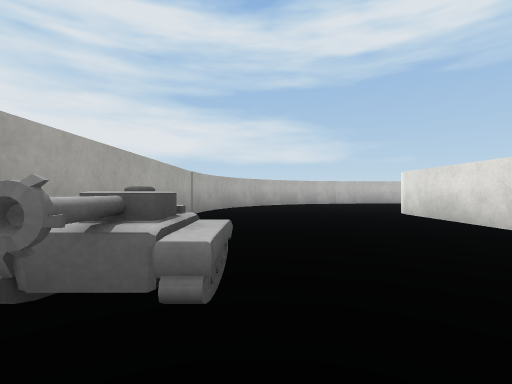
[1] (above)

21 first-person views from a walk through a scene from a Unity 3-D project. The camera is 0.51 m above the floor, looks level and sees 85° across. The floor is counted in squares, 1 m on a side. Each view is taken from the middle of a square. On the plan, view 1 faces up. The plan holds only what a view shows up to about 9 squares ahead; the rest is blank. The place goes on beyond the plan. The player character is not drawn. Surface patterns are stand-ins for the level's own textures.

[2]
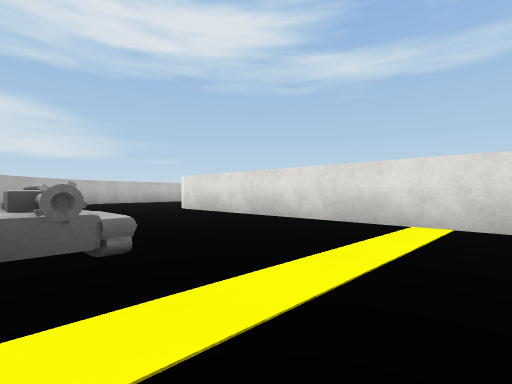

[3]
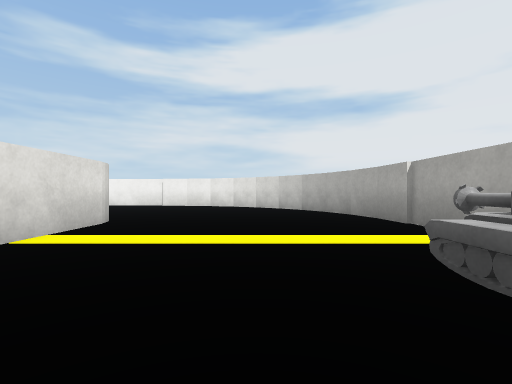

[4]
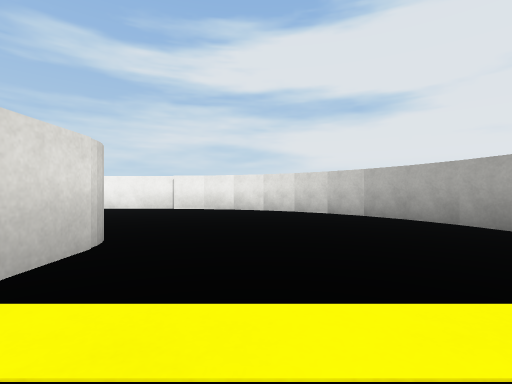

[5]
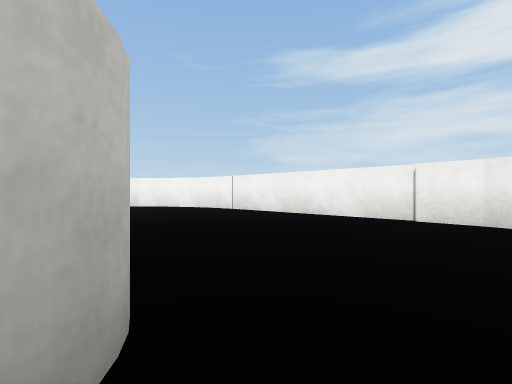

[6]
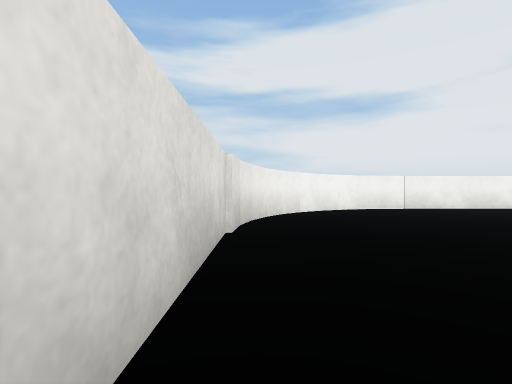

[7]
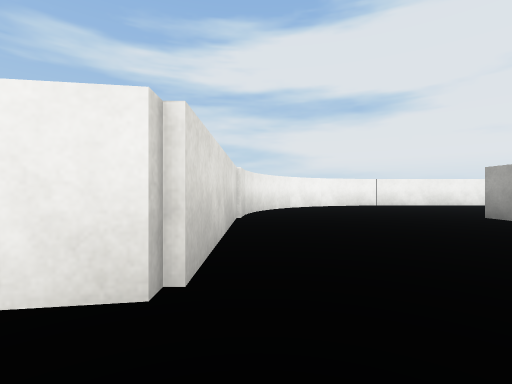

[8]
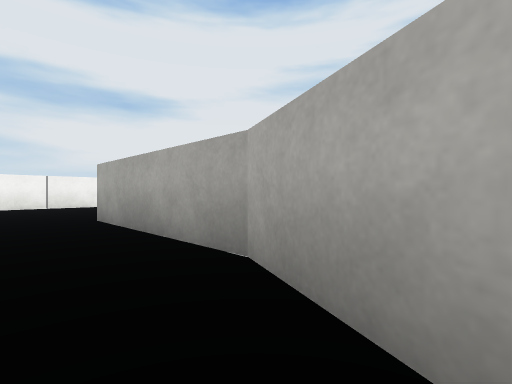

[9]
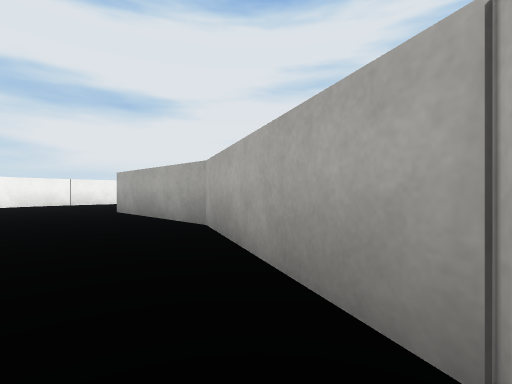

[10]
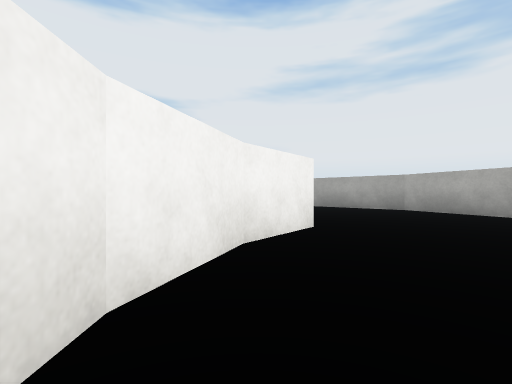

[11]
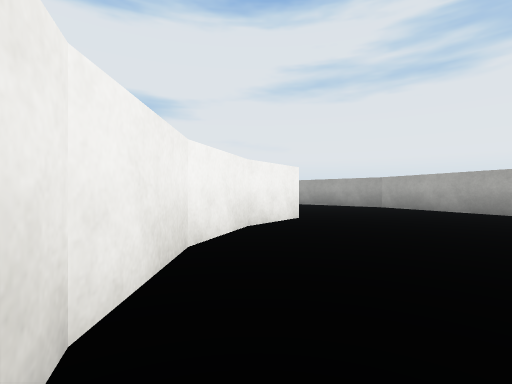

[12]
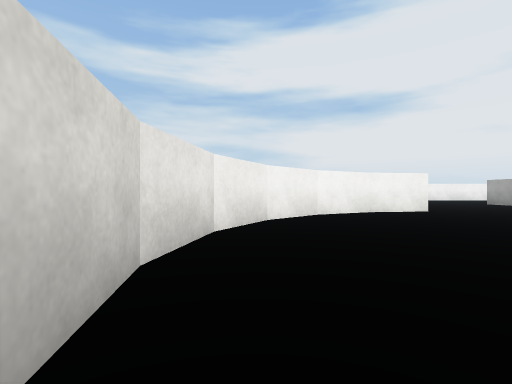

[13]
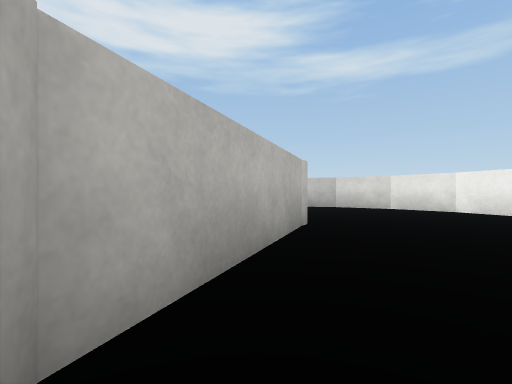

[14]
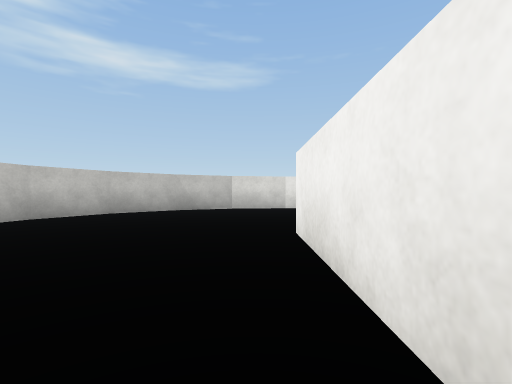

[15]
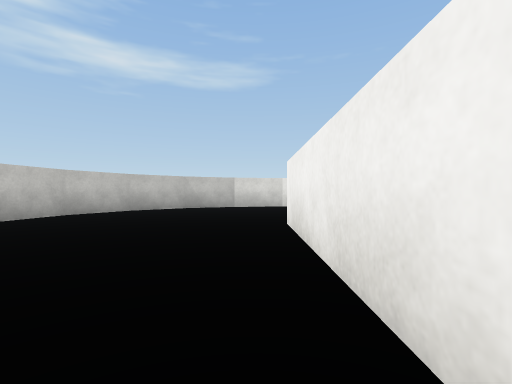

[16]
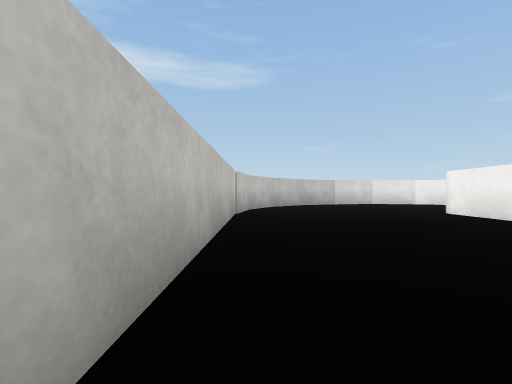

[17]
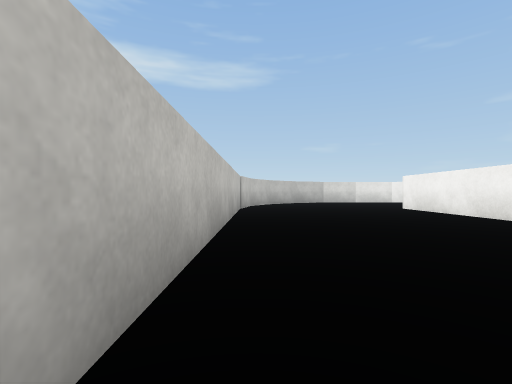

[18]
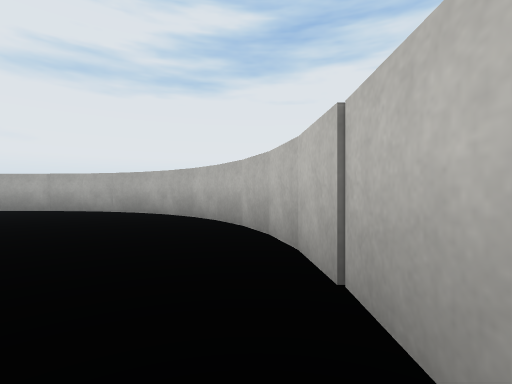

[19]
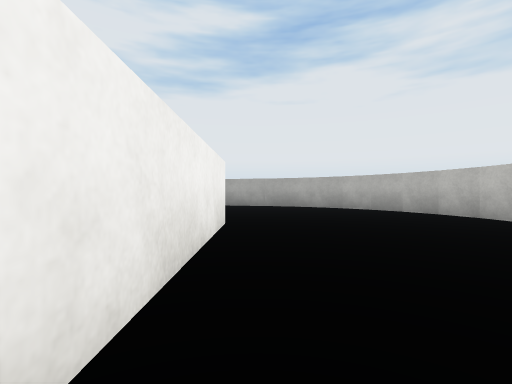

[20]
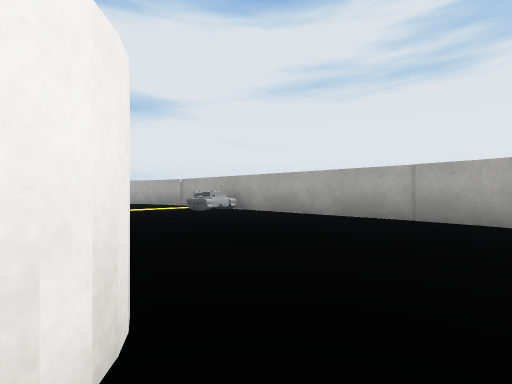

[21]
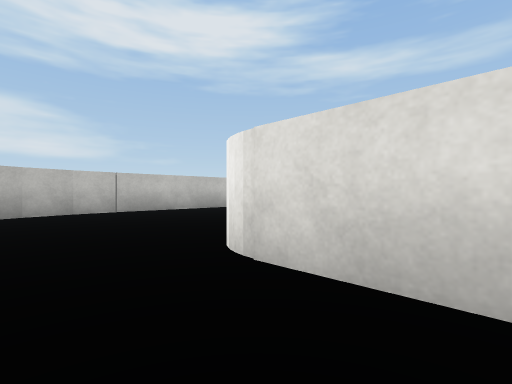

### Floor plan
Points are (right, up) in squares from view 1. A wall is a line through its corners. A room is listed if a view was taken in it or the views show most of it. See-through windows are left out.
Room 1 (views 1, 2, 3, 4, 5, 6, 7, 8, 9, 10, 11, 12, 13, 14, 15, 16, 17, 18, 19, 20, 21)
walls: (10.5, 7.5) (14.5, 7.5); (14.8, 6.6) (11.1, 4.9) (9.5, 1.4) (9.5, -2.5); (14.4, -3.4) (14.4, 1.7) (16.1, 2) (17.6, 2.7) (18.8, 3.9) (19.5, 5.4) (19.8, 7.1) (19.5, 8.7) (18.8, 10.2) (17.6, 11.4) (16.1, 12.2) (14.5, 12.4); (14.1, -4.1) (14.2, -3.3); (4.4, 7.5) (8.5, 7.5); (3.5, -1.7) (3.5, 6.8); (12.8, -6.1) (13.4, -5.4) (13.8, -4.7) (14.1, -4); (12.3, -6.6) (12.9, -6); (14.5, 12.5) (3.5, 12.5); (10.2, -7.4) (11, -7.2) (11.7, -6.9) (12.3, -6.5); (3.6, 12.4) (2.5, 12.1); (2.7, 12.2) (1.8, 11.8) (1, 11.3); (-1.5, 0.4) (-1.5, -2.5); (3.5, -7.5) (10.3, -7.5); (1, 11.4) (0.3, 10.7); (2.6, -7.1) (3.6, -7.3); (0.3, 10.8) (-0.4, 9.9); (-1.5, 7.5) (-1.5, 2.5); (-1.2, 8.4) (-1.4, 7.4); (-0.3, 10.1) (-0.8, 9.2) (-1.2, 8.3); (-1.4, -2.3) (-1.1, -3.3); (0.9, -6.2) (1.8, -6.7) (2.7, -7.1); (0.3, -5.6) (1, -6.3); (-1.2, -3.3) (-0.8, -4.2); (-0.8, -4.1) (-0.3, -5); (-0.3, -4.9) (0.3, -5.7)
objects: other object (-1, 1); other object (-1, 2); other object (0, 1) to (0, 2)

Where each view was taken, in squares from view 1:
view 1: 0 up, 0 right, facing up
view 2: 1 down, 1 left, facing up-right
view 3: 3 up, 1 right, facing down
view 4: 1 up, 2 right, facing down
view 5: 2 down, 3 right, facing down-right
view 6: 1 up, 14 right, facing down
view 7: 3 up, 14 right, facing down
view 8: 3 up, 11 right, facing down-left
view 9: 5 up, 12 right, facing down-left
view 10: 4 up, 18 right, facing down-left
view 11: 5 up, 19 right, facing down-left
view 12: 9 up, 19 right, facing down
view 13: 4 up, 11 right, facing up-right
view 14: 8 up, 11 right, facing right
view 15: 8 up, 10 right, facing right
view 16: 12 up, 8 right, facing right
view 17: 12 up, 6 right, facing right
view 18: 12 up, 6 right, facing left
view 19: 8 up, 9 right, facing left
view 20: 8 up, 4 right, facing down-left
view 21: 5 up, 2 right, facing up-right
